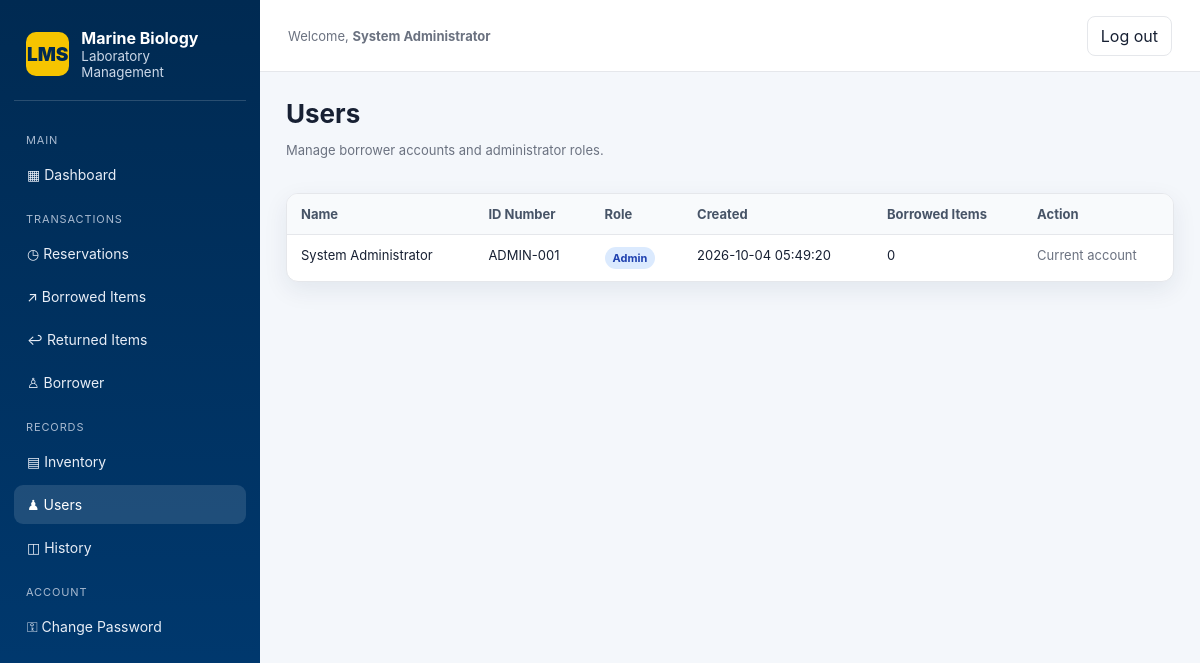
The app's page /index.php?page=users (signed in) with its own data.
### tables this page shows
CREATE TABLE users (
 id INT UNSIGNED AUTO_INCREMENT PRIMARY KEY,
 name VARCHAR(150) NOT NULL,
 id_number VARCHAR(80) NOT NULL UNIQUE,
 email VARCHAR(190) NOT NULL UNIQUE,
 password_hash VARCHAR(255) NOT NULL,
 role ENUM('admin','user') NOT NULL DEFAULT 'user',
 created_at DATETIME NOT NULL DEFAULT CURRENT_TIMESTAMP,
 updated_at DATETIME NOT NULL DEFAULT CURRENT_TIMESTAMP ON UPDATE CURRENT_TIMESTAMP
);

### includes/db.php (called while the page is built, shortened)
<?php
function e(?string $v): string { return htmlspecialchars((string)$v, ENT_QUOTES, 'UTF-8'); }

### includes/auth.php (called while the page is built, shortened)
<?php
require_once __DIR__.'/db.php';
function user(): ?array { return $_SESSION['user'] ?? null; }

### index.php (the view, shortened to what this page needs)
<?php
require_once __DIR__ . '/includes/auth.php';
function page(string $title, string $content, bool $auth = true): void
{
    global $page;
    $user = user();
    ?>
    <!doctype html>
    <html lang="en">
    <head>
        <link rel="stylesheet" href="assets/style.css">
    </head>
    <body>
        <?php if ($auth): ?>
            <div class="app">
                <aside class="sidebar">
                    <div class="brand">
                        <div class="brand-mark">LMS</div>
                        <div>
                            <strong>Marine Biology</strong>
                            <small>Laboratory Management</small>
                        </div>
                    </div>
                    <nav class="nav">
                        <div class="nav-section">Main</div>
                        <a class="<?= $page === 'dashboard' ? 'active' : '' ?>" href="index.php?page=dashboard">▦ Dashboard</a>
                        <div class="nav-section">Transactions</div>
                        <?php if ($user['role'] === 'admin'): ?>
                            <a class="<?= $page === 'reservations' ? 'active' : '' ?>" href="index.php?page=reservations">◷ Reservations</a>
                            <a class="<?= $page === 'borrowed' ? 'active' : '' ?>" href="index.php?page=borrowed">↗ Borrowed Items</a>
                            <a class="<?= $page === 'returned' ? 'active' : '' ?>" href="index.php?page=returned">↩ Returned Items</a>
                            <a class="<?= $page === 'borrowers' ? 'active' : '' ?>" href="index.php?page=borrowers">♙ Borrower</a>
                        <?php endif; ?>
                        <div class="nav-section">Records</div>
                        <?php if ($user['role'] === 'admin'): ?>
                            <a class="<?= $page === 'inventory' ? 'active' : '' ?>" href="index.php?page=inventory">▤ Inventory</a>
                            <a class="<?= $page === 'users' ? 'active' : '' ?>" href="index.php?page=users">♟ Users</a>
                        <?php else: ?>
                            <a class="<?= $page === 'items' ? 'active' : '' ?>" href="index.php?page=items">▤ Items</a>
                        <?php endif; ?>
                        <a class="<?= $page === 'history' ? 'active' : '' ?>" href="index.php?page=history">◫ History</a>
                        <div class="nav-section">Account</div>
                        <a href="index.php?page=password">⚿ Change Password</a>
                    </nav>
                </aside>
                <main class="main">
                    <header class="topbar">
                        <div class="muted">Welcome, <strong><?= e($user['name']) ?></strong></div>
                        <a class="logout" href="index.php?page=logout">Log out</a>
                    </header>
        <?php endif; ?>
                    <section class="content">
                        <?= $content ?>
                    </section>
        <?php if ($auth): ?>
                </main>
            </div>
        <?php endif; ?>
    </body>
    </html>
    <?php
}
$page = $_GET['page'] ?? (user() ? 'dashboard' : 'login');
    ?>
    <?php
if ($page === 'users') {
    $pdo = db();
    $rows = $pdo->query("SELECT u.id, u.name, u.id_number, u.role, u.created_at, COALESCE((SELECT COUNT(*) FROM loan_items li JOIN loans l ON l.id=li.loan_id WHERE l.user_id=u.id AND l.status='borrowed'),0) borrowed_items FROM users u ORDER BY u.created_at DESC")->fetchAll();
    ?>
    <div class="page-title">
        <div>
            <h1>Users</h1>
            <p class="muted">Manage borrower accounts and administrator roles.</p>
        </div>
    </div>
    <div class="table-wrap">
        <table>
            <thead>
                <tr>
                    <th>Name</th>
                    <th>ID Number</th>
                    <th>Role</th>
                    <th>Created</th>
                    <th>Borrowed Items</th>
                    <th>Action</th>
                </tr>
            </thead>
            <tbody>
                <?php foreach ($rows as $row): ?>
                    <tr>
                        <td><?= e($row['name']) ?></td>
                        <td><?= e($row['id_number']) ?></td>
                        <td><span class="badge <?= $row['role'] === 'admin' ? 'info' : '' ?>"><?= e(ucfirst($row['role'])) ?></span></td>
                        <td><?= e($row['created_at']) ?></td>
                        <td><?= e((string) $row['borrowed_items']) ?></td>
                        <td>
                            <?php if ($row['id'] !== user()['id']): ?>
                                <div class="actions">
                                    <form method="post">
                                        <?= csrf_field() ?>
                                        <input type="hidden" name="action" value="role">
                                        <input type="hidden" name="id" value="<?= $row['id'] ?>">
                                        <input type="hidden" name="role" value="<?= $row['role'] === 'admin' ? 'user' : 'admin' ?>">
                                        <button class="btn secondary">Make <?= $row['role'] === 'admin' ? 'User' : 'Admin' ?></button>
                                    </form>
                                    <form method="post" onsubmit="return confirm('Delete this account?')">
                                        <?= csrf_field() ?>
                                        <input type="hidden" name="action" value="delete">
                                        <input type="hidden" name="id" value="<?= $row['id'] ?>">
                                        <button class="btn danger">Delete</button>
                                    </form>
                                </div>
                            <?php else: ?>
                                <span class="muted">Current account</span>
                            <?php endif; ?>
                        </td>
                    </tr>
                <?php endforeach; ?>
            </tbody>
        </table>
    </div>
    <?php
    $content = ob_get_clean();
    page('Users', $content);
    exit;
}
    ?>
<?php
exit;

### assets/style.css (style rules this page uses)
:root { --navy: #003b73; --navy2: #002a52; --yellow: #f6c400; --bg: #f4f7fb; --text: #172033; --muted: #6b7280; --white: #fff; --danger: #b42318; --success: #087443; --border: #e5e7eb; --shadow: 0 8px 24px rgba(0, 34, 72, 0.08); }
* { box-sizing: border-box; }
body { margin: 0; font-family: Inter, system-ui, -apple-system, "Segoe UI", Roboto, Arial, sans-serif; background: var(--bg); color: var(--text); }
a { color: inherit; text-decoration: none; }
.app { display: flex; min-height: 100vh; }
.sidebar { width: 260px; background: linear-gradient(180deg, var(--navy2), var(--navy)); color: #fff; position: fixed; left: 0; top: 0; bottom: 0; padding: 20px 14px; overflow: auto; }
.brand { display: flex; align-items: center; gap: 12px; padding: 8px 12px 20px; border-bottom: 1px solid rgba(255, 255, 255, 0.16); }
.brand-mark { width: 44px; height: 44px; border-radius: 10px; background: var(--yellow); color: var(--navy2); display: flex; align-items: center; justify-content: center; font-weight: 900; font-size: 19px; }
.brand small { display: block; color: #cbd8e8; }
.nav { display: flex; flex-direction: column; gap: 4px; margin-top: 18px; }
.nav a { padding: 11px 13px; border-radius: 9px; color: #e8eef7; font-size: 14px; }
.nav a:hover, .nav a.active { background: rgba(255, 255, 255, 0.12); color: #fff; }
.nav-section { font-size: 11px; text-transform: uppercase; color: #a8bad0; margin: 14px 12px 4px; letter-spacing: 0.08em; }
.main { margin-left: 260px; flex: 1; min-width: 0; }
.topbar { height: 72px; background: #fff; border-bottom: 1px solid var(--border); display: flex; align-items: center; justify-content: space-between; padding: 0 28px; position: sticky; top: 0; z-index: 5; }
.logout { border: 1px solid var(--border); padding: 9px 13px; border-radius: 8px; background: #fff; }
.content { padding: 26px; max-width: 1500px; margin: auto; }
.page-title { display: flex; justify-content: space-between; align-items: center; gap: 16px; margin-bottom: 22px; }
.page-title h1 { font-size: 26px; margin: 0; }
.muted { color: var(--muted); font-size: 13px; }
.table-wrap { background: #fff; border: 1px solid var(--border); border-radius: 12px; box-shadow: var(--shadow); overflow: auto; }
table { width: 100%; border-collapse: collapse; min-width: 780px; }
th, td { text-align: left; padding: 12px 14px; border-bottom: 1px solid var(--border); font-size: 13px; vertical-align: top; }
th { background: #f8fafc; color: #475467; font-weight: 750; white-space: nowrap; }
tr:last-child td { border-bottom: 0; }
.badge { display: inline-flex; padding: 4px 8px; border-radius: 999px; font-size: 11px; font-weight: 750; background: #eef2f7; }
.badge.info { background: #dbeafe; color: #1e40af; }

### records on screen
users: name "System Administrator", id_number "ADMIN-001", role "Admin", created_at "2026-10-04 05:49:20", borrowed_items "0", shows "Current account"
